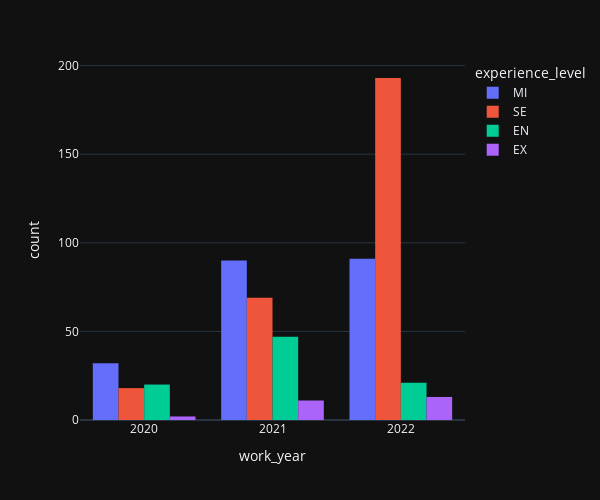

Notebook code cell kept with this figure:
### Markdown cell above
Work years v/s experience levels

### Code cell
fig = px.histogram(data, x='work_year', color='experience_level', height=500, width=600)
fig.layout.template='plotly_dark'
fig.update_layout(barmode='group', xaxis={'categoryorder':'total descending'})

### Figure 1 — Plotly figure (JSON) as saved in the notebook; plotly's stock layout.template omitted (floating-point values rounded to 4 significant figures; data arrays with more than 128 entries replaced by an {"elided": "..."} marker saying what was removed)
{"data": [{"alignmentgroup": "True", "bingroup": "x", "hovertemplate": "experience_level=MI<br>work_year=%{x}<br>count=%{y}<extra></extra>", "legendgroup": "MI", "marker": {"color": "#636efa", "pattern": {"shape": ""}}, "name": "MI", "offsetgroup": "MI", "orientation": "v", "showlegend": true, "type": "histogram", "x": {"elided": "213 int values"}, "xaxis": "x", "yaxis": "y"}, {"alignmentgroup": "True", "bingroup": "x", "hovertemplate": "experience_level=SE<br>work_year=%{x}<br>count=%{y}<extra></extra>", "legendgroup": "SE", "marker": {"color": "#EF553B", "pattern": {"shape": ""}}, "name": "SE", "offsetgroup": "SE", "orientation": "v", "showlegend": true, "type": "histogram", "x": {"elided": "280 int values"}, "xaxis": "x", "yaxis": "y"}, {"alignmentgroup": "True", "bingroup": "x", "hovertemplate": "experience_level=EN<br>work_year=%{x}<br>count=%{y}<extra></extra>", "legendgroup": "EN", "marker": {"color": "#00cc96", "pattern": {"shape": ""}}, "name": "EN", "offsetgroup": "EN", "orientation": "v", "showlegend": true, "type": "histogram", "x": [2020, 2020, 2020, 2020, 2020, 2020, 2020, 2020, 2020, 2020, 2020, 2020, 2020, 2020, 2020, 2020, 2020, 2020, 2020, 2020, 2021, 2021, 2021, 2021, 2021, 2021, 2021, 2021, 2021, 2021, 2021, 2021, 2021, 2021, 2021, 2021, 2021, 2021, 2021, 2021, 2021, 2021, 2021, 2021, 2021, 2021, 2021, 2021, 2021, 2021, 2021, 2021, 2021, 2021, 2021, 2021, 2021, 2021, 2021, 2021, 2021, 2021, 2021, 2021, 2021, 2021, 2021, 2022, 2022, 2022, 2022, 2022, 2022, 2022, 2022, 2022, 2022, 2022, 2022, 2022, 2022, 2022, 2022, 2022, 2022, 2022, 2022, 2022], "xaxis": "x", "yaxis": "y"}, {"alignmentgroup": "True", "bingroup": "x", "hovertemplate": "experience_level=EX<br>work_year=%{x}<br>count=%{y}<extra></extra>", "legendgroup": "EX", "marker": {"color": "#ab63fa", "pattern": {"shape": ""}}, "name": "EX", "offsetgroup": "EX", "orientation": "v", "showlegend": true, "type": "histogram", "x": [2020, 2020, 2021, 2021, 2021, 2021, 2021, 2021, 2021, 2021, 2021, 2021, 2021, 2022, 2022, 2022, 2022, 2022, 2022, 2022, 2022, 2022, 2022, 2022, 2022, 2022], "xaxis": "x", "yaxis": "y"}], "layout": {"barmode": "group", "height": 500, "legend": {"title": {"text": "experience_level"}, "tracegroupgap": 0}, "margin": {"t": 60}, "width": 600, "xaxis": {"anchor": "y", "categoryorder": "total descending", "domain": [0, 1], "title": {"text": "work_year"}}, "yaxis": {"anchor": "x", "domain": [0, 1], "title": {"text": "count"}}}}
